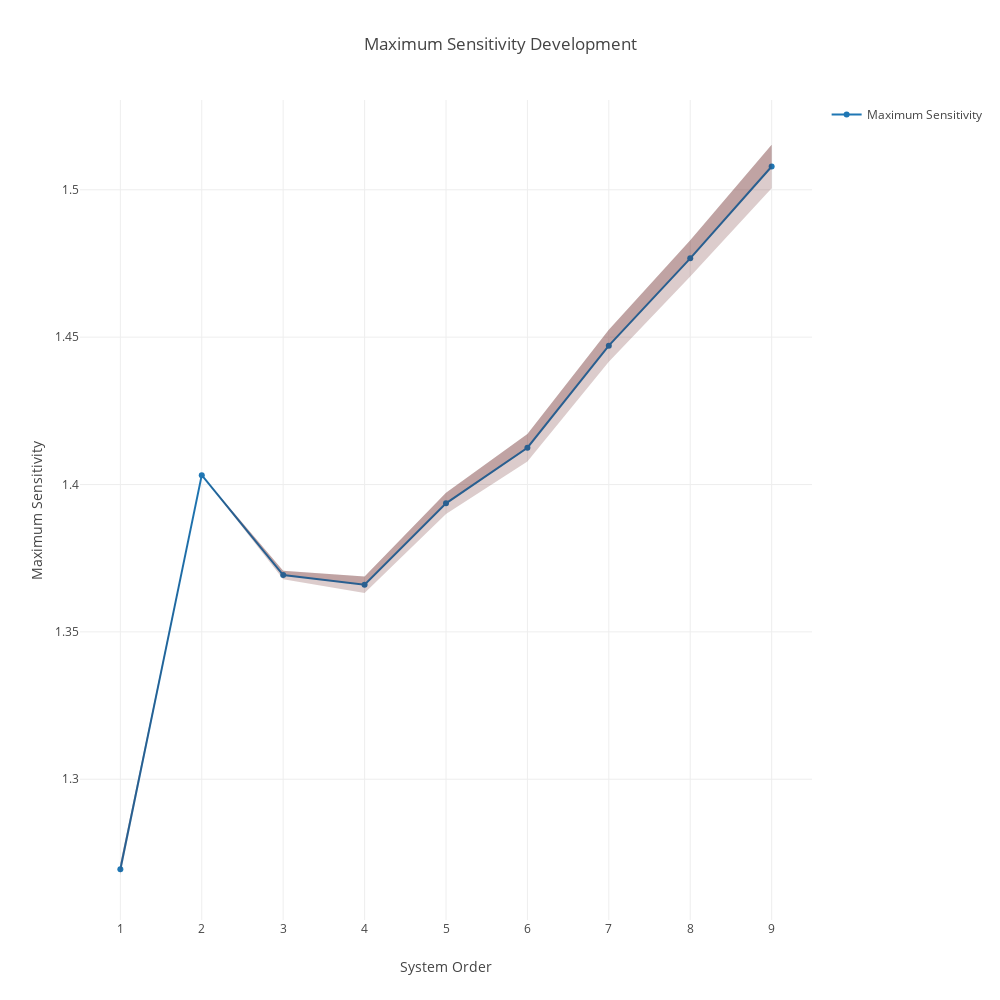

This figure's notebook cell:
### Code cell
import numpy as np

# Make traces
data = []
# Loop over the System Order and make a plotly data Set
data = [
        Scatter(
        x = np.linspace(1,9,9),
        y = SensitivityData[:,:,0].mean(axis = 1),
        name = 'Maximum Sensitivity'
        ),
    Scatter(
        x = np.linspace(1,9,9),
        y = SensitivityData[:,:,0].mean(axis = 1)+SensitivityData[:,:,0].var(axis = 1),
        fill = 'tonexty',
        fillcolor='rgba(80,0,0,0.2)',
        line=Line(color='transparent'),
        showlegend=False
        ),
    Scatter(
        x = np.linspace(1,9,9),
        y = SensitivityData[:,:,0].mean(axis = 1)-SensitivityData[:,:,0].var(axis = 1),
        fill = 'tonexty',
        fillcolor='rgba(80,0,0,0.2)',
        line=Line(color='transparent'),
        showlegend=False
        )
    ]
    
layout = Layout(
                autosize = False,
                width = 1000,
                height = 1000,
                title='Maximum Sensitivity Development',
    
                xaxis=dict(
                    title='System Order'
                ),
    
                yaxis=dict(
                    title='Maximum Sensitivity'
                )
)
fig = Figure(data=data, layout=layout)
iplot(fig, filename='styled histogram')

### Figure 1 — Plotly figure (JSON) as saved in the notebook; plotly's stock layout.template omitted (floating-point values rounded to 4 significant figures)
{"data": [{"name": "Maximum Sensitivity", "type": "scatter", "x": [1, 2, 3, 4, 5, 6, 7, 8, 9], "y": [1.269, 1.403, 1.369, 1.366, 1.394, 1.412, 1.447, 1.477, 1.508]}, {"fill": "tonexty", "fillcolor": "rgba(80,0,0,0.2)", "line": {"color": "transparent"}, "showlegend": false, "type": "scatter", "x": [1, 2, 3, 4, 5, 6, 7, 8, 9], "y": [1.272, 1.403, 1.371, 1.369, 1.397, 1.417, 1.453, 1.483, 1.515]}, {"fill": "tonexty", "fillcolor": "rgba(80,0,0,0.2)", "line": {"color": "transparent"}, "showlegend": false, "type": "scatter", "x": [1, 2, 3, 4, 5, 6, 7, 8, 9], "y": [1.267, 1.403, 1.368, 1.363, 1.39, 1.408, 1.442, 1.471, 1.501]}], "layout": {"autosize": false, "height": 1000, "title": "Maximum Sensitivity Development", "width": 1000, "xaxis": {"title": "System Order"}, "yaxis": {"title": "Maximum Sensitivity"}}}
